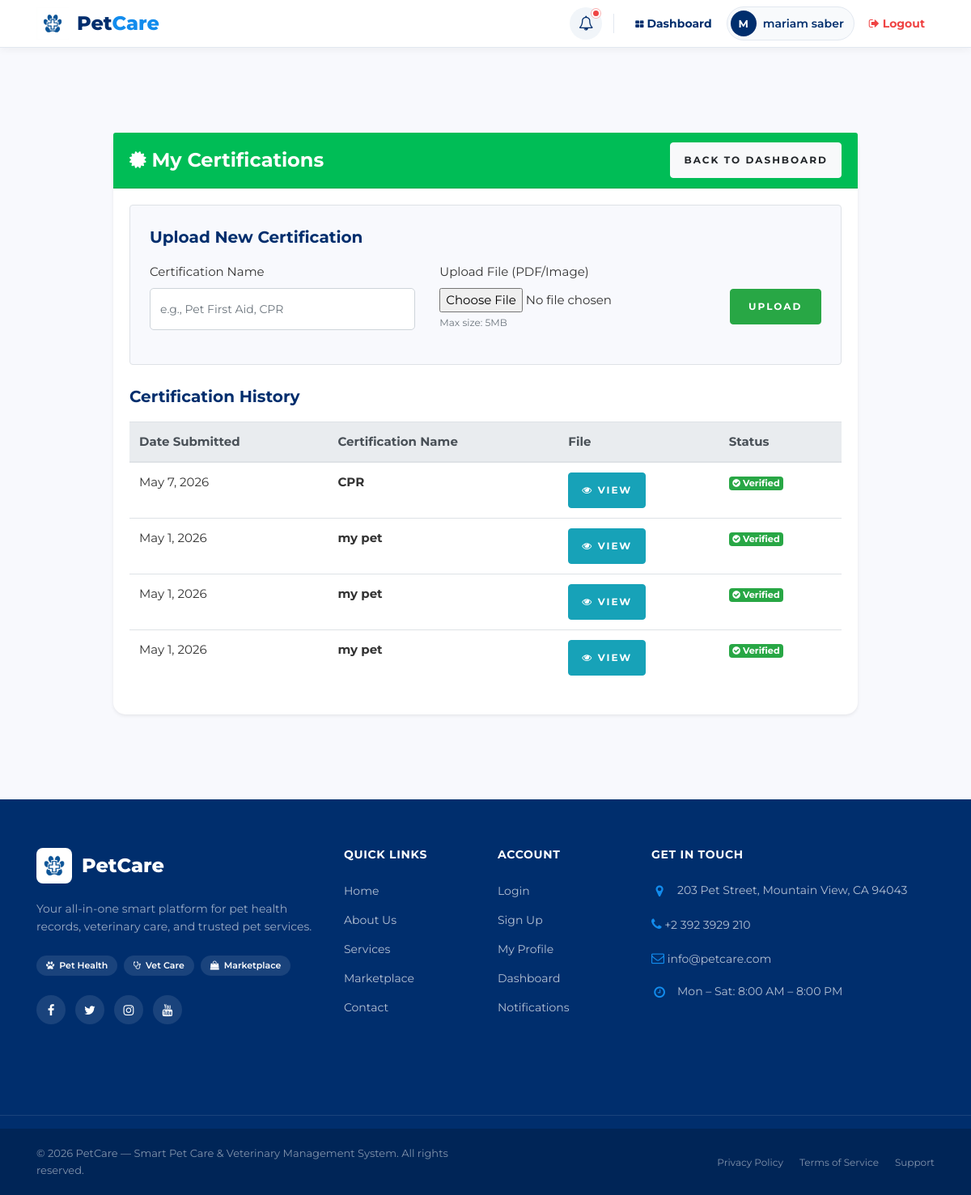
Page /ServiceProvider/certifications (signed in) on the committed database.
### tables this page shows
CREATE TABLE `provider_certifications` (
  `CertID` int(11) NOT NULL,
  `ProviderID` int(11) NOT NULL,
  `CertName` varchar(150) NOT NULL,
  `FilePath` varchar(255) NOT NULL,
  `Status` enum('Pending','Verified','Rejected') DEFAULT 'Pending',
  `SubmittedAt` timestamp NOT NULL DEFAULT current_timestamp()
);

### App/Controllers/ServiceProviderController.php (called while the page is built, shortened)
<?php
class ServiceProviderController extends Controller
{
    public function certifications()
    {
        $certModel = new Certification();
        $data['certifications'] = $certModel->getByProvider($_SESSION['id']);
        $this->view('ServiceProvider/certifications', $data);
    }
}

### App/Core/App.php (called while the page is built, shortened)
<?php
class App
{
    private $method     = 'index';
    public function splitUrl()
    {
        $url = $_GET['url'] ?? 'home';
        $url = rtrim($url, '/');
        $url = explode('/', $url);
        return $url;
    }
    public function run()
    {
        $url = $this->splitUrl();
        $controller = new $this->controller;
        if (! empty($url[1])) {
            if (method_exists($controller, $url[1])) {
                $this->method = $url[1];
            } else {
                require_once __DIR__ . '/../Controllers/Error404Controller.php';
                $this->controller = 'Error404Controller';
                $controller = new $this->controller;
                $this->method = 'index';
            }
        }
        $params = [];
call_user_func_array(
    [$controller, $this->method],
    $params
);
    }
}

### Public/index.php (called while the page is built, shortened)
<?php
$app = new App;
$app->run();

### App/Core/Database.php (called while the page is built)
<?php
trait Database
{
    public function connect()
    {
        $string = "mysql:host=" . DBHOST . ";dbname=" . DBNAME . ";charset=utf8mb4";
        $options = [
            PDO::ATTR_ERRMODE            => PDO::ERRMODE_EXCEPTION,
            PDO::ATTR_DEFAULT_FETCH_MODE => PDO::FETCH_ASSOC,
        ];
        $connection = new PDO($string, DBUSER, DBPASS, $options);
        return $connection;
    }
    public function query($query, $data = [])
    {
        try {
            $stmt  = $this->connect()->prepare($query);
            $check = $stmt->execute($data);
            if ($check) {
                $result = $stmt->fetchAll(PDO::FETCH_ASSOC);
                if (is_array($result) && count($result) > 0) {
                    return $result;
                } else {
                    return $stmt->rowCount() > 0 ? true : false;
                }
            } else {
                return false;
            }
        } catch (PDOException $e) {
            error_log("DB Error: " . $e->getMessage());
            return false;
        }
    }
}

### App/models/Certification.php (called while the page is built, shortened)
<?php
class Certification
{
    public function getByProvider($providerId)
    {
        $query = "SELECT * FROM provider_certifications WHERE ProviderID = :ProviderID ORDER BY SubmittedAt DESC";
        return $this->query($query, ['ProviderID' => $providerId]);
    }
}

### App/views/ServiceProvider/certifications.php (the view)
<?php require __DIR__ . '/../layouts/header.php'; ?>
<?php require __DIR__ . '/../layouts/navbar.php'; ?>
<section class="ftco-section bg-light">
    <div class="container">
        <div class="row justify-content-center">
            <div class="col-md-10">
                <div class="card shadow-sm border-0">
                    <div class="card-header bg-primary text-white d-flex justify-content-between align-items-center">
                        <h4 class="mb-0 text-white"><i class="fa fa-certificate"></i> My Certifications</h4>
                        <a href="<?= ROOT ?>/ServiceProvider/dashboard" class="btn btn-sm btn-light">Back to Dashboard</a>
                    </div>
                    <div class="card-body">
                        <div class="bg-light p-4 rounded mb-4 border">
                            <h5 class="mb-3">Upload New Certification</h5>
                            <form action="<?= ROOT ?>/ServiceProvider/uploadCertification" method="POST" enctype="multipart/form-data">
                                <div class="row">
                                    <div class="col-md-5">
                                        <div class="form-group">
                                            <label>Certification Name</label>
                                            <input type="text" name="cert_name" class="form-control" placeholder="e.g., Pet First Aid, CPR" required>
                                        </div>
                                    </div>
                                    <div class="col-md-5">
                                        <div class="form-group">
                                            <label>Upload File (PDF/Image)</label>
                                            <input type="file" name="cert_file" class="form-control-file" accept=".pdf,.jpg,.jpeg,.png,.webp" required>
                                            <small class="text-muted">Max size: 5MB</small>
                                        </div>
                                    </div>
                                    <div class="col-md-2 d-flex align-items-center">
                                        <button type="submit" class="btn btn-success btn-block mt-2">Upload</button>
                                    </div>
                                </div>
                            </form>
                        </div>
                        <h5 class="mb-3">Certification History</h5>
                        <div class="table-responsive">
                            <table class="table table-hover">
                                <thead class="thead-light">
                                    <tr>
                                        <th>Date Submitted</th>
                                        <th>Certification Name</th>
                                        <th>File</th>
                                        <th>Status</th>
                                    </tr>
                                </thead>
                                <tbody>
                                    <?php if (!empty($certifications)): ?>
                                        <?php foreach ($certifications as $cert): ?>
                                            <tr>
                                                <td><?= htmlspecialchars(date('M j, Y', strtotime($cert['SubmittedAt']))) ?></td>
                                                <td><strong><?= htmlspecialchars($cert['CertName']) ?></strong></td>
                                                <td>
                                                    <a href="<?= ROOT ?>/uploads/certifications/<?= htmlspecialchars($cert['FilePath']) ?>" target="_blank" class="btn btn-sm btn-info"><i class="fa fa-eye"></i> View</a>
                                                </td>
                                                <td>
                                                    <?php if ($cert['Status'] == 'Pending'): ?>
                                                        <span class="badge badge-warning text-white"><i class="fa fa-clock-o"></i> Pending Review</span>
                                                    <?php elseif ($cert['Status'] == 'Verified'): ?>
                                                        <span class="badge badge-success"><i class="fa fa-check-circle"></i> Verified</span>
                                                    <?php else: ?>
                                                        <span class="badge badge-danger"><i class="fa fa-times-circle"></i> Rejected</span>
                                                    <?php endif; ?>
                                                </td>
                                            </tr>
                                        <?php endforeach; ?>
                                    <?php else: ?>
                                        <tr>
                                            <td colspan="4" class="text-center py-4 text-muted">No certifications uploaded yet.</td>
                                        </tr>
                                    <?php endif; ?>
                                </tbody>
                            </table>
                        </div>
                    </div>
                </div>
            </div>
        </div>
    </div>
</section>
<?php require __DIR__ . '/../layouts/footer.php'; ?>

### Public/assets/CSS/profile.css (style rules this page uses)
:root { --profile-primary: #185FA5; --profile-secondary: #0C447C; --profile-bg: #f8fafc; --profile-white: #ffffff; --profile-border: rgba(0, 0, 0, 0.08); --profile-text: #1e293b; --profile-muted: #64748b; --profile-radius: 16px; --profile-shadow: 0 4px 6px -1px rgba(0, 0, 0, 0.1), 0 2px 4px -1px rgba(0, 0, 0, 0.06); }

### Public/assets/CSS/appointments.css (style rules this page uses)
.card { border-radius: 15px; border: none; }

### Public/assets/CSS/passport.css (style rules this page uses)
body { background: #f4f7f6; }

### Public/assets/CSS/home.css (style rules this page uses)
:root { --brand-primary: var(--chewy-blue); --brand-secondary: var(--chewy-navy); --brand-accent: var(--chewy-orange); --brand-bg: #f6f9fc; }

### Public/assets/CSS/error.css (style rules this page uses)
:root { --primary-blue: #185FA5; --soft-blue: #E3F2FD; --accent-orange: #FF8A65; --glass-bg: rgba(255, 255, 255, 0.85); }
body { background: linear-gradient(135deg, #f8f9fa 0%, #e9ecef 100%); min-height: 100vh; display: flex; flex-direction: column; }

### Public/assets/CSS/theme.css (style rules this page uses)
:root { --chewy-blue: #128ced; --chewy-navy: #002e6d; --chewy-orange: #ff9f00; --chewy-bg: #ffffff; --chewy-bg-alt: #f6f6f6; --chewy-text: #333333; --chewy-text-muted: #666666; --chewy-border: #e2e8f0; --chewy-radius: 12px; --chewy-radius-pill: 100px; --chewy-shadow: 0 4px 12px rgba(0, 0, 0, 0.05); }
body { font-family: 'Montserrat', -apple-system, BlinkMacSystemFont, "Segoe UI", Roboto, sans-serif; color: var(--chewy-text); background-color: var(--chewy-bg); line-height: 1.6; }
h1, h2, h3, h4, h5, h6 { color: var(--chewy-navy); font-weight: 700; }

### rows in the picture
provider_certifications: SubmittedAt "May 7, 2026", CertName "CPR", Status "Verified" (drawn)
provider_certifications: SubmittedAt "May 1, 2026", CertName "my pet", Status "Verified" (drawn)
provider_certifications: SubmittedAt "May 1, 2026", CertName "my pet", Status "Verified" (drawn)
provider_certifications: SubmittedAt "May 1, 2026", CertName "my pet", Status "Verified" (drawn)

### other values in the picture
substr($_SESSION['username'], 0, 1) "M"
$_SESSION['username'] "mariam saber"
